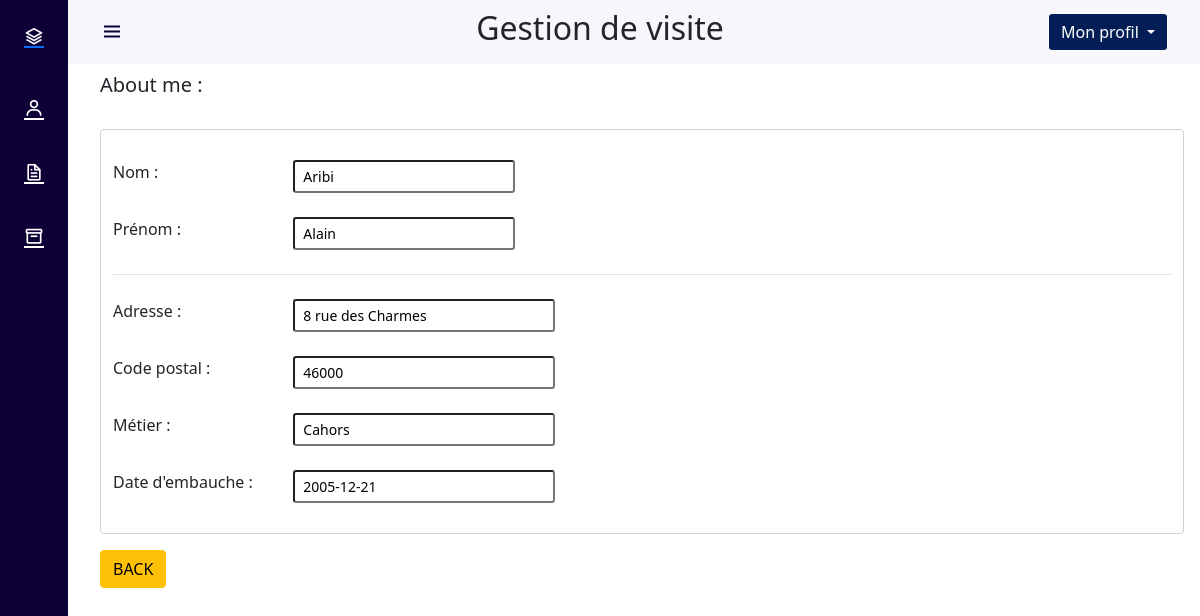
/app/MVC/controller/user_controller.php?AboutMe=true (signed in), run on the app's committed database.
### tables this page shows
CREATE TABLE IF NOT EXISTS `visiteur` (
  `id` char(4) NOT NULL,
  `nom` char(30) DEFAULT NULL,
  `prenom` char(30) DEFAULT NULL,
  `login` char(20) DEFAULT NULL,
  `mdp` char(20) DEFAULT NULL,
  `adresse` char(30) DEFAULT NULL,
  `cp` char(5) DEFAULT NULL,
  `ville` char(30) DEFAULT NULL,
  `dateEmbauche` date DEFAULT NULL,
  `timespan` bigint NOT NULL,
  `ticket` varchar(50) DEFAULT NULL,
  PRIMARY KEY (`id`)
);

### app/MVC/modele/visiteur_DAO.php (called while the page is built, shortened)
<?php
include '../modele/connexionDB.php';
Class visiteur_DAO
{
    public static function getElementUserByLogin($login){
        $connexion = new connexionDB();
        $connexion->connexionPDO();
        $query = $connexion->PrepareRequete('SELECT * FROM `visiteur` where login= :login');
        $query->bindValue(':login', $login, PDO::PARAM_STR);
        $query->execute();
        $result = $query-> fetch(PDO::FETCH_ASSOC);
        if($result){
            return $result;
        }
        else{
            return false;
        }
    }
}

### app/MVC/modele/connexionDB.php (called while the page is built, shortened)
<?php
Class connexionDB
{
    private $login= "Lucas";
    private $mdp= "";
    private $bdd= "gestiondevisite";
    private $serveur= "localhost";
    private $connect;
    public function connexionPDO(){
        try {
            $this->connect = new PDO("mysql:host=".$this->serveur.";dbname=".$this->bdd, $this->login, $this->mdp);
            $this->connect->setAttribute(PDO::ATTR_ERRMODE, PDO::ERRMODE_EXCEPTION);
        } catch (PDOException $e) {
            print "Erreur de connexion PDO ";
            die();
        }
    }
    public function PrepareRequete($requete){
        return $this->connect-> prepare($requete);
    }
}

### app/MVC/modele/visiteur_modele.php (called while the page is built, shortened)
<?php
include "../../MVC/modele/visiteur_DAO.php";
class visiteur_modele
{
    private $TabElement;
    public function __construct($login)
    {
        $this->TabElement = visiteur_DAO::getElementUserByLogin($login);
    }
    public function getTabElement(){
        return $this->TabElement;
    }
}

### app/MVC/view/aboutMe_view.php (the view, shortened to what this page needs)
<h5>About me :</h5>
<form class="form-control" action="../controller/user_controller.php" method="post" name="formUserData">
    <br>
    <div class="form-group row">
        <label for="nom" class="col-sm-2 form-label"> Nom : </label>
        <div class="col-sm-10">
            <label>
                <input name="nom" type="text" class="form-control-sm" value="<?= $user_modeleDATA["nom"]?>">
            </label>
        </div>
    </div>
    <br>
    <div class="form-group row">
        <label for="prenom" class="col-sm-2 form-label"> Prénom : </label>
        <div class="col-sm-10">
            <label>
                <input name="prenom" type="text" class="form-control-sm" value="<?= $user_modeleDATA["prenom"]?>">
            </label>
        </div>
    </div>
    <div class="mt-4 border-top pt-4"></div>
    <div class="form-group row">
        <label for="adresse" class="col-sm-2 form-label"> Adresse : </label>
        <div class="col-sm-10">
            <label>
                <input name="adresse" type="text" class="form-control-sm" value="<?= $user_modeleDATA["adresse"]?>" size="25">
            </label>
        </div>
    </div>
    <br>
    <div class="form-group row">
        <label for="cp" class="col-sm-2 form-label"> Code postal : </label>
        <div class="col-sm-10">
            <label>
                <input name="cp" type="text" class="form-control-sm" value="<?= $user_modeleDATA["cp"]?>" size="25">
            </label>
        </div>
    </div>
    <br>
    <div class="form-group row">
        <label for="metier" class="col-sm-2 form-label"> Métier : </label>
        <div class="col-sm-10">
            <label>
                <input name="metier" type="text" class="form-control-sm" value="<?= $user_modeleDATA["ville"]?>" size="25">
            </label>
        </div>
    </div>
    <br>
    <div class="form-group row">
        <label for="metier" class="col-sm-2 form-label"> Date d'embauche : </label>
        <div class="col-sm-10">
            <label>
                <input name="metier" type="text" class="form-control-sm" value="<?= $user_modeleDATA["dateEmbauche"]?>" size="25">
            </label>
        </div>
    </div>
    <br>
</form>
<form action="../controller/user_controller.php?Menu=true" name="back">
    <button type="submit" class="btn btn-warning" name="Menu" >BACK</button>
</form>

### app/src/css/headerView.css (style rules this page uses)
:root { --header-height: 3rem; --nav-width: 68px; --first-color: rgb(12, 0, 53); --first-color-light: #ffffff; --white-color: #F7F6FB; --body-font: 'Nunito', sans-serif; --normal-font-size: 1rem; --z-fixed: 100 }
*,::before,::after { box-sizing: border-box }
body { position: relative; margin: var(--header-height) 0 0 0; padding: 0 1rem; font-family: var(--body-font); font-size: var(--normal-font-size); transition: .5s }
@media screen and (min-width: 768px) { body { margin: calc(var(--header-height) + 1rem) 0 0 0; padding-left: calc(var(--nav-width) + 2rem) } }

### data on the page
visiteur: nom "Aribi", prenom "Alain", adresse "8 rue des Charmes", cp "46000", metier "Cahors", metier "2005-12-21"
